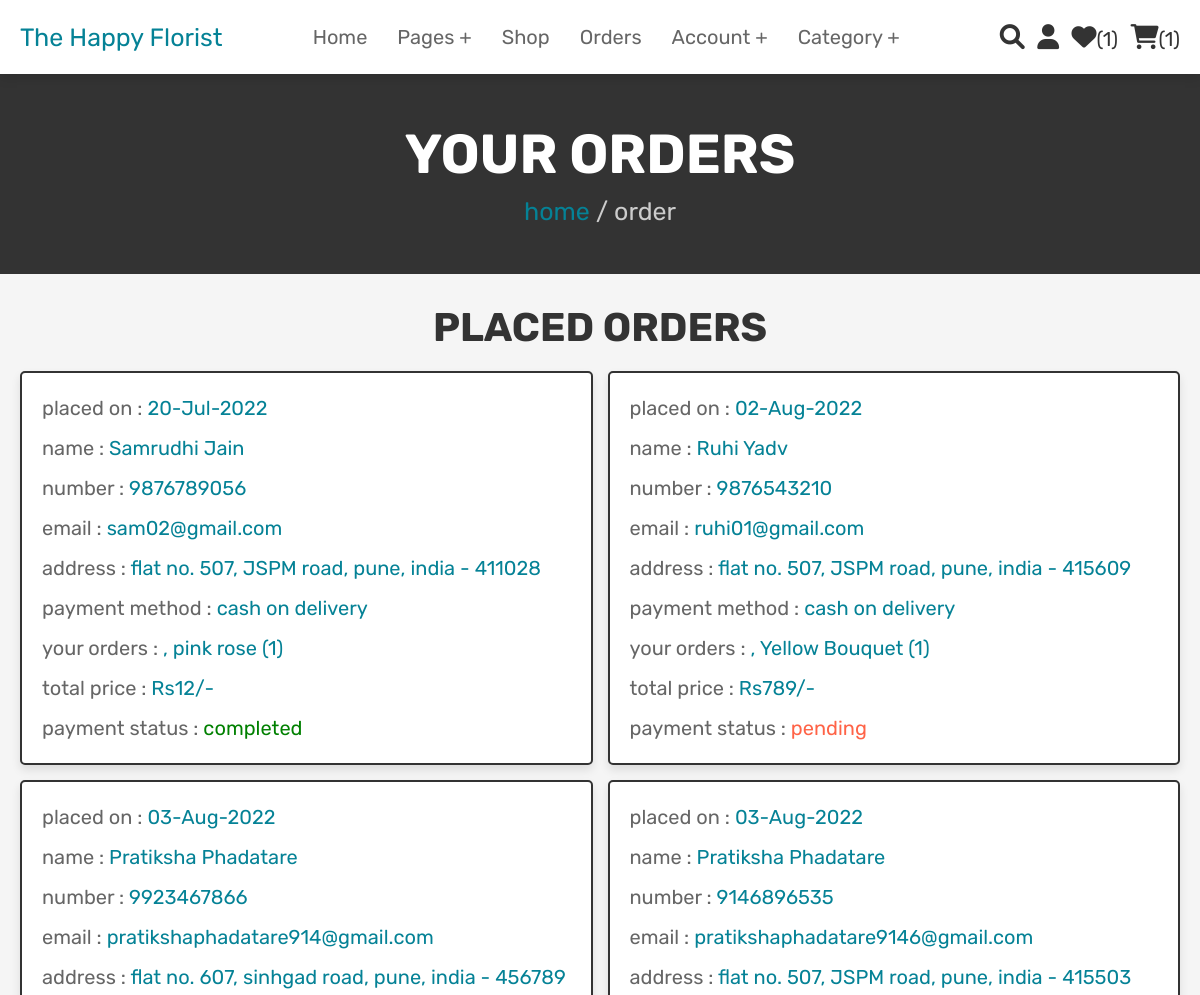
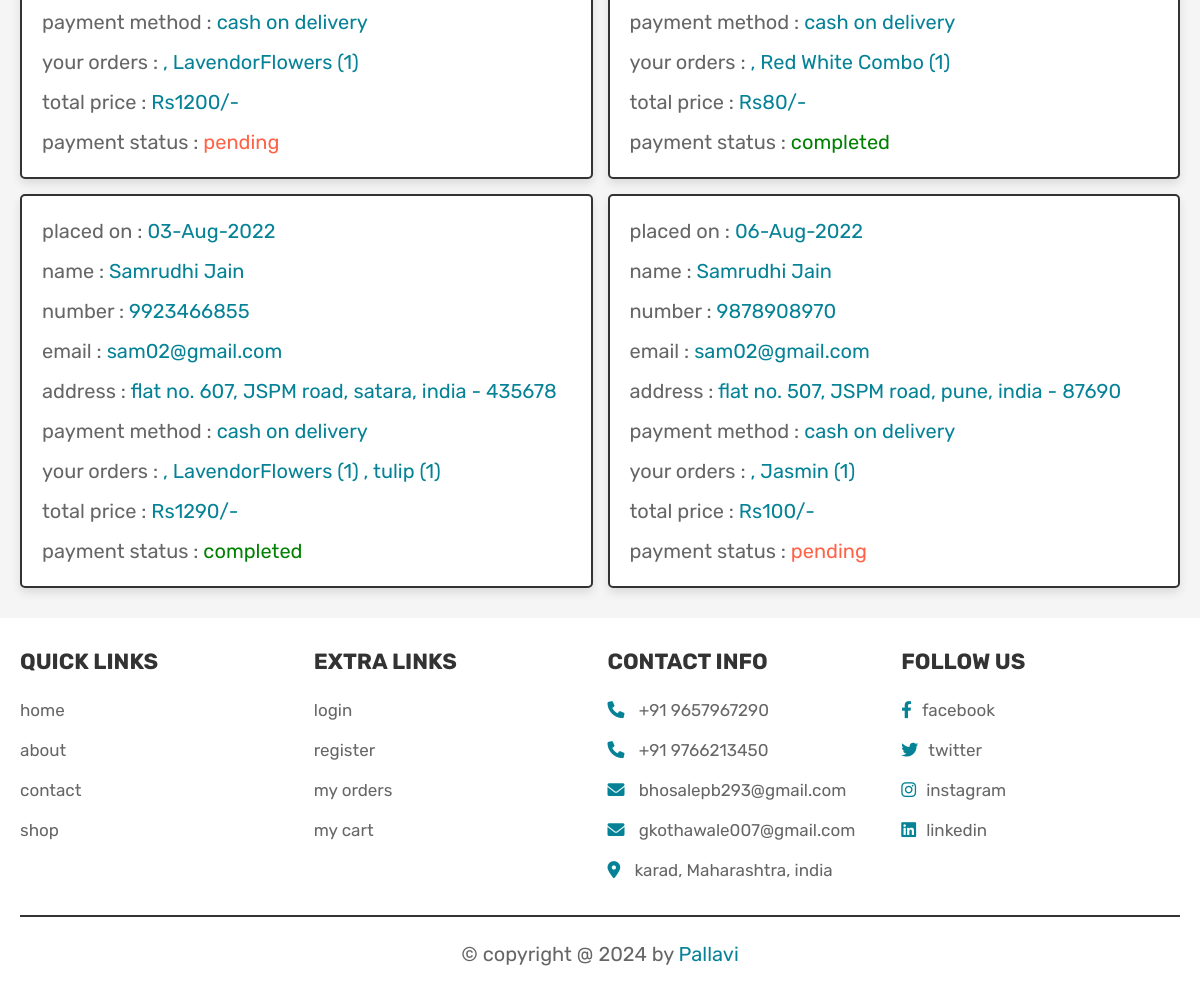
The page /orders.php (signed in) on the database its author committed (2 pictures, top to bottom).
### tables this page shows
CREATE TABLE `orders` (
  `id` int(100) NOT NULL,
  `user_id` int(100) NOT NULL,
  `name` varchar(100) NOT NULL,
  `number` varchar(12) NOT NULL,
  `email` varchar(100) NOT NULL,
  `method` varchar(50) NOT NULL,
  `address` varchar(500) NOT NULL,
  `total_products` varchar(1000) NOT NULL,
  `total_price` int(100) NOT NULL,
  `placed_on` varchar(50) NOT NULL,
  `payment_status` varchar(20) NOT NULL DEFAULT 'pending'
);

### orders.php (the view, shortened to what this page needs)
<?php
@include 'config.php';
$user_id = $_SESSION['user_id'];
?>
<!DOCTYPE html>
<html lang="en">
<head>
   <link rel="stylesheet" href="https://cdnjs.cloudflare.com/ajax/libs/font-awesome/6.0.0/css/all.min.css">
   <link rel="stylesheet" href="css/style.css">
</head>
<body>
<?php @include 'header.php'; ?>
<section class="heading">
    <h3>your orders</h3>
    <p> <a href="home.php">home</a> / order </p>
</section>
<section class="placed-orders">
    <h1 class="title">placed orders</h1>
    <div class="box-container">
    <?php
        $select_orders = mysqli_query($conn, "SELECT * FROM `orders` WHERE user_id = '$user_id'") or die('query failed');
        if(mysqli_num_rows($select_orders) > 0){
            while($fetch_orders = mysqli_fetch_assoc($select_orders)){
    ?>
    <div class="box">
        <p> placed on : <span><?php echo $fetch_orders['placed_on']; ?></span> </p>
        <p> name : <span><?php echo $fetch_orders['name']; ?></span> </p>
        <p> number : <span><?php echo $fetch_orders['number']; ?></span> </p>
        <p> email : <span><?php echo $fetch_orders['email']; ?></span> </p>
        <p> address : <span><?php echo $fetch_orders['address']; ?></span> </p>
        <p> payment method : <span><?php echo $fetch_orders['method']; ?></span> </p>
        <p> your orders : <span><?php echo $fetch_orders['total_products']; ?></span> </p>
        <p> total price : <span>Rs<?php echo $fetch_orders['total_price']; ?>/-</span> </p>
        <p> payment status : <span style="color:<?php if($fetch_orders['payment_status'] == 'pending'){echo 'tomato'; }else{echo 'green';} ?>"><?php echo $fetch_orders['payment_status']; ?></span> </p>
    </div>
    <?php
        }
    }else{
        echo '<p class="empty">no orders placed yet!</p>';
    }
    ?>
    </div>
</section>
<?php @include 'footer.php'; ?>
</body>
</html>

### style.css (style rules this page uses)
:root { --pink:#058296; --red:#c0392b; --orange:#f39c12; --black:#333; --white:#fff; --light-color:#666; --light-white:#ccc; --light-bg:#f5f5f5; --border:.2rem solid var(--black); --box-shadow:0 .5rem 1rem rgba(0,0,0,.1); }
* { font-family: 'Rubik', sans-serif; margin:0; padding:0; box-sizing: border-box; outline: none; border:none; text-decoration: none; transition:all .2s linear; }
html { font-size: 62.5%; overflow-x: hidden; scroll-behavior: smooth; scroll-padding-top: 6.5rem; }
body { background: var(--light-bg); }
section { padding:3rem 2rem; }
.heading { display: flex; flex-flow: column; align-items: center; justify-content: center; gap:1rem; background-color: var(--black); text-align: center; min-height: 25vh; }
.heading h3 { font-size: 5.5rem; color:var(--white); text-transform: uppercase; }
.heading p { font-size: 2.5rem; color:var(--light-white); }
.heading p a { color:var(--pink); }
.title { text-align: center; margin-bottom: 2rem; color:var(--black); text-transform: uppercase; font-size: 4rem; }
.placed-orders .box-container { max-width: 1200px; margin:0 auto; display: flex; flex-wrap: wrap; gap:1.5rem; align-items: flex-start; }
.placed-orders .box-container .box { background-color: var(--white); padding:1rem 2rem; border:var(--border); box-shadow: var(--box-shadow); flex:1 1 40rem; border-radius: .5rem; }
.placed-orders .box-container .box p { margin: 1rem 0; font-size: 2rem; line-height: 1.5; color:var(--light-color); }
.placed-orders .box-container .box p span { color:var(--pink); }

### rows shown on the page
orders: placed_on "20-Jul-2022", name "Samrudhi Jain", number "9876789056", email "sam02@gmail.com", address "flat no. 507, JSPM road, pune, india - 411028", method "cash on delivery", total_products ", pink rose (1)", total_price "12", payment_status "completed"
orders: placed_on "02-Aug-2022", name "Ruhi Yadv", number "9876543210", email "ruhi01@gmail.com", address "flat no. 507, JSPM road, pune, india - 415609", method "cash on delivery", total_products ", Yellow Bouquet (1)", total_price "789", payment_status "pending"
orders: placed_on "03-Aug-2022", name "Pratiksha Phadatare", number "9923467866", email "pratikshaphadatare914@gmail.com", address "flat no. 607, sinhgad road, pune, india - 456789", method "cash on delivery", total_products ", LavendorFlowers (1)", total_price "1200", payment_status "pending"
orders: placed_on "03-Aug-2022", name "Pratiksha Phadatare", number "9146896535", email "pratikshaphadatare9146@gmail.com", address "flat no. 507, JSPM road, pune, india - 415503", method "cash on delivery", total_products ", Red White Combo (1)", total_price "80", payment_status "completed"
orders: placed_on "03-Aug-2022", name "Samrudhi Jain", number "9923466855", email "sam02@gmail.com", address "flat no. 607, JSPM road, satara, india - 435678", method "cash on delivery", total_products ", LavendorFlowers (1) , tulip (1)", total_price "1290", payment_status "completed"
orders: placed_on "06-Aug-2022", name "Samrudhi Jain", number "9878908970", email "sam02@gmail.com", address "flat no. 507, JSPM road, pune, india - 87690", method "cash on delivery", total_products ", Jasmin (1)", total_price "100", payment_status "pending"

### other values the page prints
$wishlist_num_rows "1"
$cart_num_rows "1"
